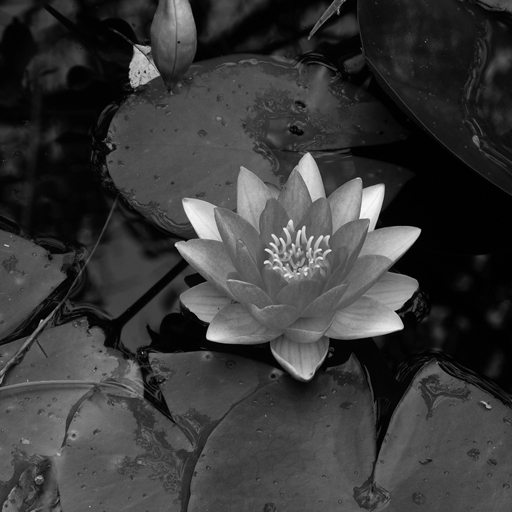
//> input picture 23_24_Bildverarbeitung/build/seerose512.jpg, 512 x 512 px
$ ./23_24_BV   (built with g++ and OpenCV 4)
//> lines starting //> are read from the running program, lines starting //| are printed output that depends on the picture
//> further down, bild is the input picture: 512 rows x 512 cols, CV_8UC3; min 0, max 251, mean 57.1
/*Hatte heute nicht viel zeit, & musste erst OpenCV installieren, Quelle: https://youtu.be/Ozc3zWJ_NhQ

erst am terminal homewbre installieren, danach opencv

dann im terminal in vscode:
touch CMakeLists.txt

das dann in die entstandene txt datei
cmake_minimum_required(VERSION 3.10)
project(MyProject)
find_package(OpenCV REQUIRED)
add_executable(MyProject main.cpp)
target_link_libraries(MyProject ${OpenCV_LIBS})

so projekt kompilieren über terminal:
mkdir build
cd build
cmake .. //dafür musste ich erst cmake installieren(über terminal macos)
make
./MyProject
*/


//selbst
#include <iostream>
#include <vector>
#include <opencv2/opencv.hpp>

using namespace std;
using namespace cv;

// [151 lines left out: functions mittelwert, varianz, histogrammOpenCV, histogramm, not called in this run]

void histoEbnen(Mat bild)
{
    /*ziel von histogramm ebnen: kontrast im bild erhöhen
        wie: das normale historgamm kummulieren und damit neue grauwerte (bzw. Farbwerte) berechnen - das ins neue Bild schreiben
    */

    vector<float> grauwerte(256, 0.0);
    //grauwerte aufaddieren
    for(int row = 0; row < bild.rows; row++)
    {
        for(int col = 0; col < bild.cols; col++)
        {
            grauwerte[bild.at<uchar>(row, col)] += 1;
            //den wert als Index nutzen und die grauwerte aufaddieren
        }
    }
//> after the loop, grauwerte = 256 values, max 9572 at index 3, min 0 at index 199, mean 1024

    vector<float> relGW(256, 0.0);
    //relative häufigkeit
    //256; weil max GW ist 255, aber evtl gibt es weniger nicht so hohe werte in einem Bild
    for(int i = 0; i < grauwerte.size(); i++)
    {
        relGW[i] = grauwerte[i]/(bild.rows * bild.cols);
        cout << "\nGrauwert: " << i << " Häufigkeit: " << relGW[i] * 100 << "%";
    }
//> this loop made 256 passes
//| Grauwert: 0 Häufigkeit: 0.019455%
//| Grauwert: 1 Häufigkeit: 0.15564%
//| Grauwert: 2 Häufigkeit: 2.58751%
//| Grauwert: 3 Häufigkeit: 3.65143%
//| Grauwert: 4 Häufigkeit: 2.65579%
//| Grauwert: 5 Häufigkeit: 3.26347%
//| Grauwert: 6 Häufigkeit: 3.11241%
//| Grauwert: 7 Häufigkeit: 2.285%
//> (output is shown up to pass 8 of 256)
//> after the loop, relGW = 256 values, max 0.0365 at index 3, min 0 at index 199, mean 0.00391

    vector<float> kumHisto(256, 0.0);
    float summe = 0;
    cout << endl;
    for(int i = 0; i < relGW.size() ; i++)
    {
        cout << "Grauwerte: " << relGW[i] << endl;
        summe += relGW[i]; //kummulieren
        kumHisto[i] = summe; //an jeweilige stelle zuweisen
        cout << "Kumhisto: " << kumHisto[i] << endl;
        cout << "\nSumme: " << summe;
    }
//> this loop made 256 passes
//> summe on passes 1 to 3: 0.000195, 0.00175, 0.0276
//| Grauwerte: 0.00019455
//| Kumhisto: 0.00019455
//| Summe: 0.00019455Grauwerte: 0.0015564
//| Kumhisto: 0.00175095
//> (the first 4 of 17 printed lines)
//> (output is shown up to pass 8 of 256)
//> after the loop, summe = 1; kumHisto = 256 values from 0.000195 to 1


    Mat geebnet(bild.rows, bild.cols, CV_8UC1);
    for(int i = 0; i < bild.rows; i++)
    {
        for(int x = 0; x < bild.cols; x++)
        {
            //formel: runden((256-1)*kummulierte Histogramm(gw))
            int newPixelValue = round(255 * kumHisto[bild.at<uchar>(i, x)]);
            geebnet.at<uchar>(i, x) = newPixelValue;
        }
    }
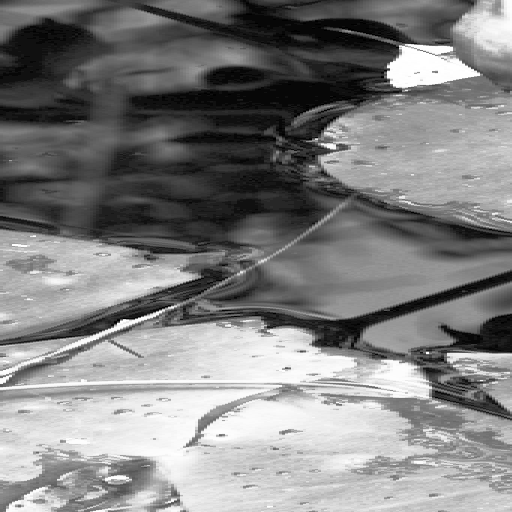
//> geebnet: 512 rows x 512 cols, CV_8UC1; min 0, max 255, mean 129

    // imshow("original Bild", bild);

    // imshow("Histogramm geebnet", geebnet);
    //ich bin 100% sicher, dass der rechenweg bis hierhin richtig ist - aber iwie ist diese ausgabe dann nur das erste linke drittel

    //versuchen mit resize
    namedWindow("Original Bild", WINDOW_NORMAL); // Create a resizable window
    imshow("Original Bild", bild);

    namedWindow("Histogramm geebnet", WINDOW_NORMAL); // Create a resizable window
    imshow("Histogramm geebnet", geebnet);

    // You can also resize the windows to a specific size if desired
    resizeWindow("Original Bild", bild.cols, bild.rows);
    resizeWindow("Histogramm geebnet", bild.cols, bild.rows);


    //imwrite("geebnet.jpg", geebnet);

    //bringt iwie alles nix, wird immer noch nur linkes drittel angeziegt :(
}

int main(int argc, char** argv)
{
    Mat bild = imread("seerose512.jpg");

    if(bild.empty())
    {
        cerr << "\nBild konnte nicht geöffnet werden";
        return -1;
    }
    imshow("geöffnetes Bild", bild);

    // [13 lines of commented-out code are left out]


    histoEbnen(bild);

    waitKey(0);
    destroyAllWindows();
    return 0;
}

// [50 lines of commented-out code are left out]
